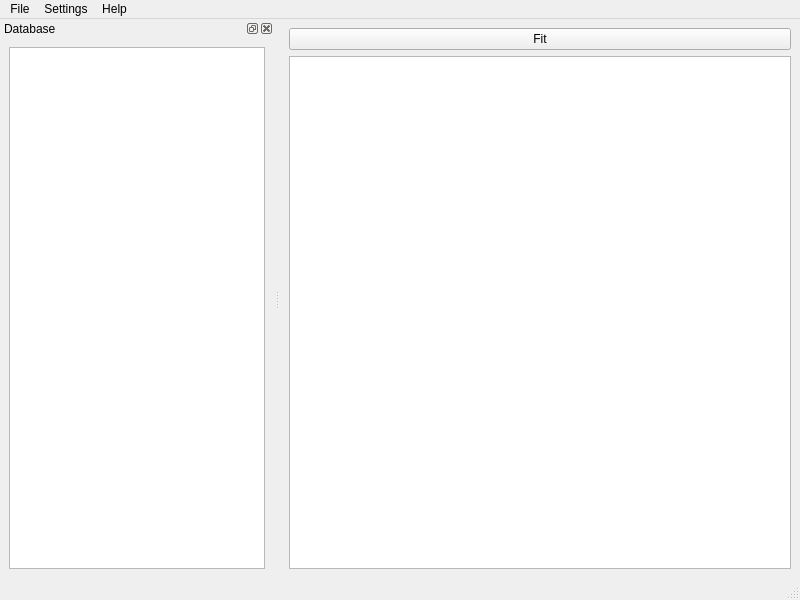
<?xml version="1.0" encoding="UTF-8"?>
<ui version="4.0">
 <class>MainWindow</class>
 <widget class="QMainWindow" name="MainWindow">
  <property name="geometry">
   <rect>
    <x>0</x>
    <y>0</y>
    <width>800</width>
    <height>600</height>
   </rect>
  </property>
  <property name="windowTitle">
   <string>MainWindow</string>
  </property>
  <widget class="QWidget" name="centralwidget">
   <layout class="QVBoxLayout" name="verticalLayout_2">
    <item>
     <widget class="QPushButton" name="fitButton">
      <property name="text">
       <string>Fit</string>
      </property>
     </widget>
    </item>
    <item>
     <layout class="QHBoxLayout" name="horizontalLayout"/>
    </item>
    <item>
     <widget class="MainGraphicsView" name="graphicsView">
      <property name="verticalScrollBarPolicy">
       <enum>Qt::ScrollBarAlwaysOff</enum>
      </property>
      <property name="horizontalScrollBarPolicy">
       <enum>Qt::ScrollBarAlwaysOff</enum>
      </property>
     </widget>
    </item>
   </layout>
  </widget>
  <widget class="QMenuBar" name="menubar">
   <property name="geometry">
    <rect>
     <x>0</x>
     <y>0</y>
     <width>800</width>
     <height>20</height>
    </rect>
   </property>
   <widget class="QMenu" name="menuFile">
    <property name="title">
     <string>File</string>
    </property>
    <addaction name="actionNew_Project"/>
    <addaction name="actionOpen_Project"/>
    <addaction name="actionOpen_Recent"/>
    <addaction name="separator"/>
    <addaction name="separator"/>
    <addaction name="actionSave"/>
    <addaction name="actionSave_as"/>
    <addaction name="separator"/>
    <addaction name="actionExit"/>
   </widget>
   <widget class="QMenu" name="menuSettings">
    <property name="title">
     <string>Settings</string>
    </property>
    <addaction name="actionGeneral"/>
   </widget>
   <widget class="QMenu" name="menuHelp">
    <property name="title">
     <string>Help</string>
    </property>
    <addaction name="actionAbout"/>
    <addaction name="actionAbout_Qt"/>
   </widget>
   <addaction name="menuFile"/>
   <addaction name="menuSettings"/>
   <addaction name="menuHelp"/>
  </widget>
  <widget class="QStatusBar" name="statusbar"/>
  <widget class="QDockWidget" name="leftDockWidget">
   <property name="windowTitle">
    <string>Database</string>
   </property>
   <attribute name="dockWidgetArea">
    <number>1</number>
   </attribute>
   <widget class="QWidget" name="dockWidgetContents">
    <layout class="QVBoxLayout" name="verticalLayout">
     <item>
      <widget class="MainModelTreeView" name="treeView"/>
     </item>
    </layout>
   </widget>
  </widget>
  <action name="actionNew_Project">
   <property name="text">
    <string>New Project</string>
   </property>
   <property name="shortcut">
    <string>Ctrl+N</string>
   </property>
  </action>
  <action name="actionOpen_Project">
   <property name="text">
    <string>Open Project</string>
   </property>
   <property name="shortcut">
    <string>Ctrl+O</string>
   </property>
  </action>
  <action name="actionOpen_Recent">
   <property name="text">
    <string>Open Recent</string>
   </property>
  </action>
  <action name="actionGeneral">
   <property name="text">
    <string>Manage sources</string>
   </property>
  </action>
  <action name="actionAbout">
   <property name="text">
    <string>About</string>
   </property>
  </action>
  <action name="actionExit">
   <property name="text">
    <string>Exit</string>
   </property>
  </action>
  <action name="actionAbout_Qt">
   <property name="text">
    <string>About Qt</string>
   </property>
  </action>
  <action name="actionSave">
   <property name="text">
    <string>Save</string>
   </property>
   <property name="shortcut">
    <string>Ctrl+S</string>
   </property>
  </action>
  <action name="actionSave_as">
   <property name="text">
    <string>Save as</string>
   </property>
  </action>
 </widget>
 <customwidgets>
  <customwidget>
   <class>MainModelTreeView</class>
   <extends>QTreeView</extends>
   <header>mainmodeltreeview.h</header>
  </customwidget>
  <customwidget>
   <class>MainGraphicsView</class>
   <extends>QGraphicsView</extends>
   <header>maingraphicsview.h</header>
  </customwidget>
 </customwidgets>
 <resources/>
 <connections/>
</ui>
